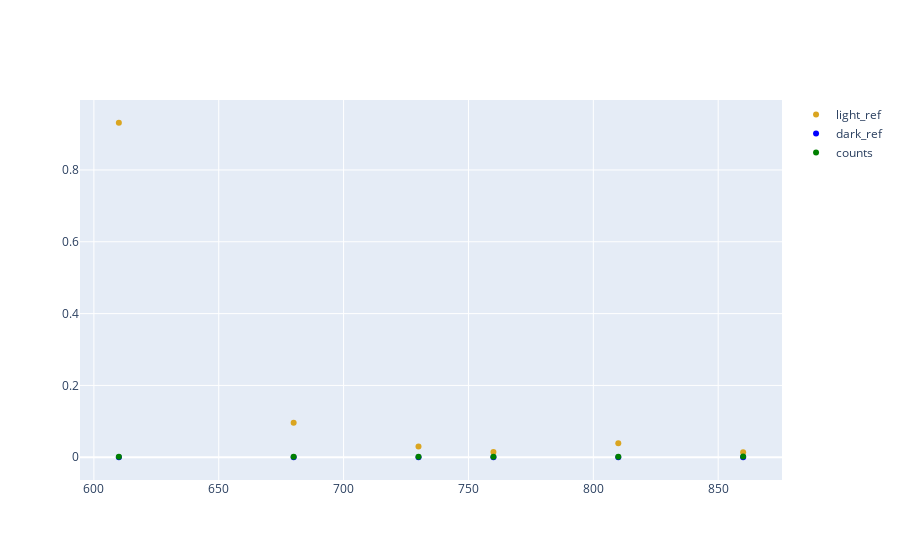

The code cell stored with this chart in its notebook:
### Code cell
import plotly.graph_objects as go
fig = go.Figure()
fig.add_scatter(x=sensor_df.index, y=sensor_df['light_ref_FFS'] ,name='light_ref', mode='markers', marker_color='goldenrod')
fig.add_scatter(x=sensor_df.index, y=sensor_df['dark_ref_FFS'] ,name='dark_ref', mode='markers', marker_color='blue')
fig.add_scatter(x=sensor_df.index, y=sensor_df['FFS'] ,name='counts', mode='markers', marker_color='green')
fig.show() 
sensor_df

### Figure 1 — Plotly figure (JSON) as saved in the notebook; plotly's stock layout.template omitted (floating-point values rounded to 4 significant figures)
{"data": [{"marker": {"color": "goldenrod"}, "mode": "markers", "name": "light_ref", "type": "scatter", "x": [610, 680, 730, 760, 810, 860], "y": [0.9314, 0.0962, 0.03022, 0.01433, 0.03926, 0.01365]}, {"marker": {"color": "blue"}, "mode": "markers", "name": "dark_ref", "type": "scatter", "x": [610, 680, 730, 760, 810, 860], "y": [1.687e-05, 3.15e-05, 3.475e-05, 6.264e-05, 0.0001437, 0.000224]}, {"marker": {"color": "green"}, "mode": "markers", "name": "counts", "type": "scatter", "x": [610, 680, 730, 760, 810, 860], "y": [0.001401, 0.001103, 0.00139, 0.001604, 0.001738, 0.00193]}], "layout": {}}
